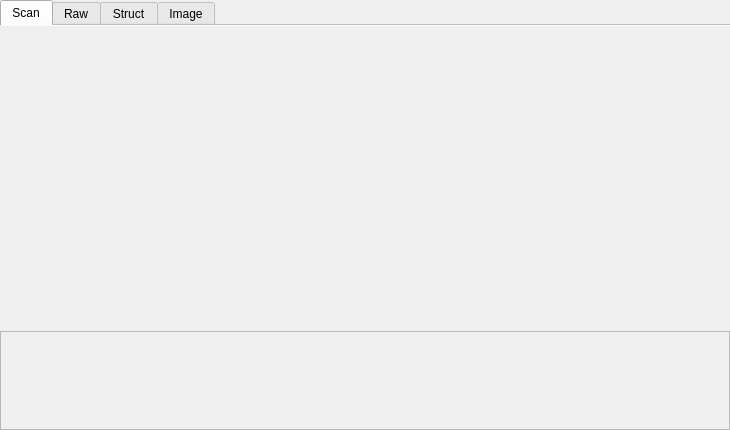
<?xml version="1.0" encoding="UTF-8"?>
<ui version="4.0">
 <class>MainTabsPanel</class>
 <widget class="QWidget" name="MainTabsPanel">
  <property name="geometry">
   <rect>
    <x>0</x>
    <y>0</y>
    <width>730</width>
    <height>430</height>
   </rect>
  </property>
  <layout class="QVBoxLayout" name="mainTabsPanelLayout">
   <property name="spacing">
    <number>0</number>
   </property>
   <property name="leftMargin">
    <number>0</number>
   </property>
   <property name="topMargin">
    <number>0</number>
   </property>
   <property name="rightMargin">
    <number>0</number>
   </property>
   <property name="bottomMargin">
    <number>0</number>
   </property>
   <item>
    <widget class="QTabWidget" name="mainTabWidget">
     <property name="currentIndex">
      <number>0</number>
     </property>
     <property name="documentMode">
      <bool>true</bool>
     </property>
     <widget class="QWidget" name="scanTab">
      <attribute name="title">
       <string>Scan</string>
      </attribute>
      <layout class="QVBoxLayout" name="scanTabLayout">
       <property name="spacing">
        <number>0</number>
       </property>
       <property name="leftMargin">
        <number>0</number>
       </property>
       <property name="topMargin">
        <number>0</number>
       </property>
       <property name="rightMargin">
        <number>0</number>
       </property>
       <property name="bottomMargin">
        <number>0</number>
       </property>
       <item>
        <widget class="breco::ScanControlsPanel" name="scanControlsPanel" native="true"/>
       </item>
       <item>
        <widget class="QWidget" name="resultsStackHost" native="true">
         <layout class="QVBoxLayout" name="resultsStackLayout">
          <property name="spacing">
           <number>4</number>
          </property>
          <property name="leftMargin">
           <number>0</number>
          </property>
          <property name="topMargin">
           <number>0</number>
          </property>
          <property name="rightMargin">
           <number>0</number>
          </property>
          <property name="bottomMargin">
           <number>0</number>
          </property>
          <item>
           <widget class="QWidget" name="resultsPanelHost" native="true"/>
          </item>
          <item>
           <widget class="QFrame" name="editStack">
            <property name="frameShape">
             <enum>QFrame::StyledPanel</enum>
            </property>
            <property name="frameShadow">
             <enum>QFrame::Raised</enum>
            </property>
           </widget>
          </item>
         </layout>
        </widget>
       </item>
      </layout>
     </widget>
     <widget class="QWidget" name="rawDataTab">
      <attribute name="title">
       <string>Raw</string>
      </attribute>
      <layout class="QVBoxLayout" name="rawDataTabLayout">
       <property name="spacing">
        <number>0</number>
       </property>
       <property name="leftMargin">
        <number>0</number>
       </property>
       <property name="topMargin">
        <number>0</number>
       </property>
       <property name="rightMargin">
        <number>0</number>
       </property>
       <property name="bottomMargin">
        <number>0</number>
       </property>
       <item>
        <widget class="QWidget" name="rawDataHost" native="true"/>
       </item>
      </layout>
     </widget>
     <widget class="QWidget" name="structDataTab">
      <attribute name="title">
       <string>Struct</string>
      </attribute>
      <layout class="QVBoxLayout" name="structDataTabLayout">
       <property name="spacing">
        <number>0</number>
       </property>
       <property name="leftMargin">
        <number>0</number>
       </property>
       <property name="topMargin">
        <number>0</number>
       </property>
       <property name="rightMargin">
        <number>0</number>
       </property>
       <property name="bottomMargin">
        <number>0</number>
       </property>
       <item>
        <widget class="QWidget" name="structDataHost" native="true"/>
       </item>
      </layout>
     </widget>
     <widget class="QWidget" name="imageDataTab">
      <attribute name="title">
       <string>Image</string>
      </attribute>
      <layout class="QVBoxLayout" name="imageDataTabLayout">
       <property name="spacing">
        <number>0</number>
       </property>
       <property name="leftMargin">
        <number>0</number>
       </property>
       <property name="topMargin">
        <number>0</number>
       </property>
       <property name="rightMargin">
        <number>0</number>
       </property>
       <property name="bottomMargin">
        <number>0</number>
       </property>
       <item>
        <widget class="QWidget" name="imageDataHost" native="true"/>
       </item>
      </layout>
     </widget>
    </widget>
   </item>
  </layout>
 </widget>
 <customwidgets>
  <customwidget>
   <class>breco::ScanControlsPanel</class>
   <extends>QWidget</extends>
   <header>panel/ScanControlsPanel.h</header>
  </customwidget>
 </customwidgets>
 <resources/>
 <connections/>
</ui>
